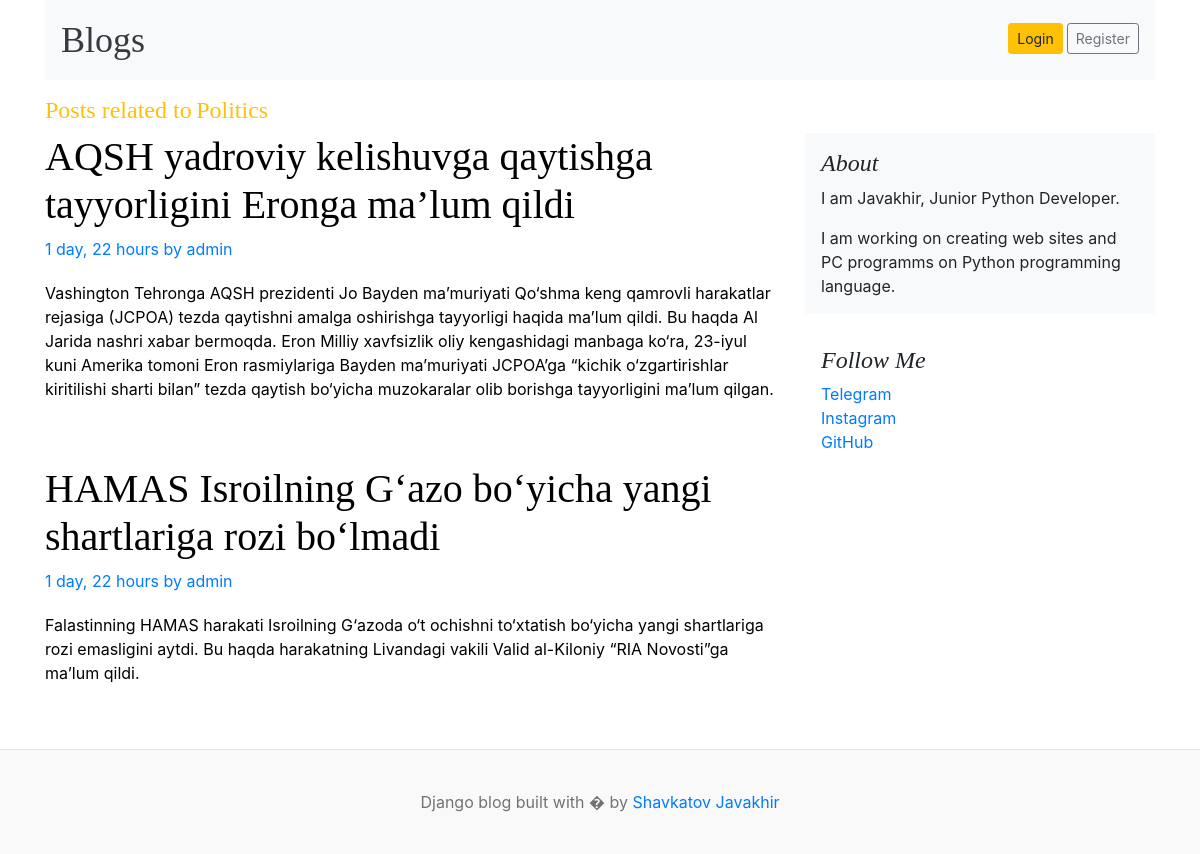
/blogs/category/1, run on the app's committed database.
### blogs/models.py (models this page shows, shortened)
class Category(models.Model):
    name = models.CharField(max_length=255)
    created_at = models.DateTimeField(auto_now_add=True)
    updated_at = models.DateTimeField(auto_now=True)
    def __str__(self):
        return self.name
    class Meta:
        verbose_name_plural = 'Categories'
        verbose_name = 'Category'

class Blog(models.Model):
    title = models.CharField(max_length=200)
    slug = models.SlugField(unique=True, null=False)
    category = models.ForeignKey(Category, null=True, blank=True, on_delete=models.SET_NULL)
    author = models.ForeignKey(User, null=True, on_delete=models.SET_NULL)
    is_featured = models.BooleanField(default=False)
    featured_image = models.ImageField(upload_to='uploads/%Y/%m/%d')
    short_description = models.TextField(null=True)
    words = models.TextField(blank=True, null=True)
    body = models.TextField(blank=True)
    status = models.IntegerField(default=0, choices=STATUS_CHOICES, null=False)
    created_at = models.DateTimeField(auto_now_add=True)
    updated_at = models.DateTimeField(auto_now=True)
    class Meta:
        verbose_name_plural = "Blogs"
        verbose_name = "Blog"

### settingsapp/models.py (models this page shows, shortened)
class About(models.Model):
    title = models.CharField(max_length=300)
    description = models.CharField(max_length=500)
    class Meta:
        verbose_name_plural = 'About'

class Social_links(models.Model):
    name = models.CharField(max_length=100)
    link = models.URLField(unique=True)
    class Meta:
        verbose_name_plural = "Social_links"

### blogs/views.py (the view)
# urls.py: path('category/<int:category_id>', posts_by_category, name="posts_by_category"),
def posts_by_category(request, category_id):
    data = Blog.objects.filter(category=category_id)
    single_cat = get_object_or_404(Category, id=category_id)
    context = {
        'categor': data,
        "single": single_cat,
    }
    return render(request, "by_category.html", context=context)

### blogs/context_processor.py (called while the page is built)
def header(req):
    category = Category.objects.all()
    context = {
        'categories': category
    }
    return context

def get_about(request):
    about = About.objects.all()
    links = Social_links.objects.all()
    telegram = links.get(name='Telegram')
    context = {
        'about': about,
        'links': links,
        'telegram': telegram
        }
    return context

### templates/by_category.html
{% extends 'header.html' %}
{% load static %}
{% block content %}
<h4 class="text-warning" style="display: inline-block;">Posts related to </h4>
<div class="text-warning" style="display: inline-block;"><h4>{{single}}</h4></div>
  <main role="main" class="container p-0" style="text-decoration: none;">
  <div class="row">
      <div class="col-md-8 blog-main">
        {% for cat in categor %}
        <div class="blog-post" style="text-decoration: none;">
          <a href="{% url 'blog' cat.slug %}" style="text-decoration: none;">
          <h2 class="blog-post-title" style="color: rgb(0, 0, 0)">{{cat.title}}</h2>
          <p class="blog-post-meta" style="text-decoration: none;">{{cat.created_at|timesince}} by <a href="#" style="text-decoration: none;">{{cat.author}}</a></p>
          <p><a href="{% url 'blog' cat.slug %}" style="text-decoration: none; color: black">{{cat.short_description}}</a></p>
          </a>
        </div>
        {% endfor %}
      </div>
{% include 'about.html' %}
    </div>
  </main>
{% endblock %}

### templates/about.html (shortened to what this page needs)
      <aside class="col-md-4 blog-sidebar">
        <div class="p-3 mb-3 bg-light rounded">
          <h4 class="font-italic">About</h4>
          {% for ab in about %}
          {{ab.title}}
          {% endfor %}
        <p class="mb-0">
          {% for ab in about %}
          {{ab.description}}
          {% endfor %}
        </p>
      </div>
      <div class="p-3">
        <h4 class="font-italic">Follow Me</h4>
        <ol class="list-unstyled">
          {% for link in links %}
          <li><a href="{{link.link}}" target="_blank">{{link.name}}</a></li>
          {% endfor %}
        </ol>
        </div>
      </aside>

### blog/static/css/blog.css (style rules this page uses)
h1, h2, h3, h4, h5, h6 { font-family: "Playfair Display", Georgia, "Times New Roman", serif; }
.blog-post { margin-bottom: 4rem; }
.blog-post-title { font-size: 2.5rem; }
.blog-post-meta { margin-bottom: 1.25rem; color: #727272; }

### data on the page
Category: name "Politics"
Blog: title "AQSH yadroviy kelishuvga qaytishga tayyorligini Eronga ma’lum qildi", created_at "1 day, 22 hours", author "admin", short_description "Vashington Tehronga AQSH prezidenti Jo Bayden maʼmuriyati Qo‘shma keng qamrovli harakatlar rejasiga (JCPOA) tezda qaytishni amalga oshirishga tayyorligi haqida maʼlum qildi. Bu haqda Al Jarida nashri xabar bermoqda. Eron Milliy xavfsizlik oliy kengashidagi manbaga ko‘ra, 23-iyul kuni Amerika tomoni Eron rasmiylariga Bayden ma’muriyati JCPOA’ga “kichik o‘zgartirishlar kiritilishi sharti bilan” tezda qaytish bo‘yicha muzokaralar olib borishga tayyorligini ma’lum qilgan."
Blog: title "HAMAS Isroilning G‘azo bo‘yicha yangi shartlariga rozi bo‘lmadi", created_at "1 day, 22 hours", author "admin", short_description "Falastinning HAMAS harakati Isroilning G‘azoda o‘t ochishni to‘xtatish bo‘yicha yangi shartlariga rozi emasligini aytdi. Bu haqda harakatning Livandagi vakili Valid al-Kiloniy “RIA Novosti”ga ma’lum qildi."
About: title "I am Javakhir, Junior Python Developer.", description "I am working on creating web sites and PC programms on Python programming language."
Social_links: name "Telegram"
Social_links: name "Instagram"
Social_links: name "GitHub"
